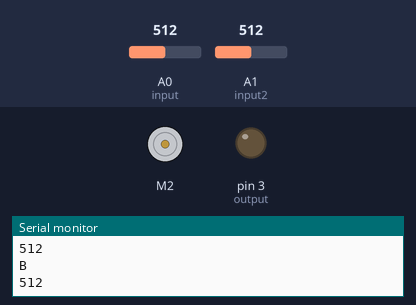
Bench run of a sketch on a simulated Arduino Uno, built with avr-gcc and run on an emulated ATmega328P. Parts: DC motor (green arrow = forward, orange = backward, longer = faster), output pins drawn as LEDs (lit = HIGH), the last lines printed to the serial monitor. The test bench sets the inputs (shaded band); at power-on: A0 (input) = 512, A1 (input2) = 512.

Above: at 1.2 s.
1.3 s: A0 (input) set to 85
2.8 s: A0 (input) set to 72
At 3.8 s:
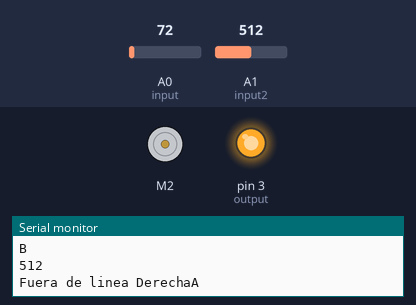
4.3 s: A1 (input2) set to 106
7.3 s: A1 (input2) set to 92
10.3 s: A0 (input) set to 90
At 11.5 s:
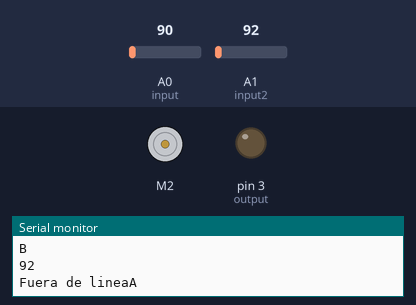
11.8 s: A0 (input) set to 70
At 12.3 s:
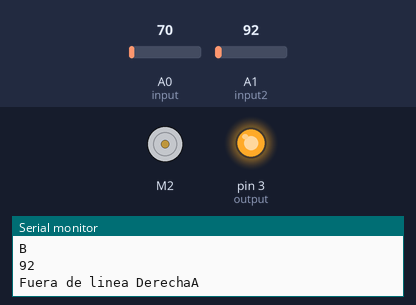
Timing chart, 0 to 14.8 s (numbered marks = the images above; inputs shaded):
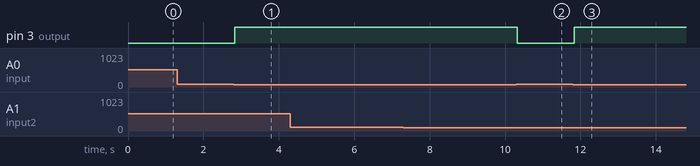

The sketch:

seguidorDeLinea.ino
```cpp
#include <AFMotor.h>

AF_DCMotor motor1(2);

int input = A0;
int input2 = A1;
int output = 3;
int val = 0;
int val2 = 0;
void setup() // Configuracion de los PINES del ARDUINO
{
  Serial.begin(9600);
  pinMode(input, INPUT);
  pinMode(input2, INPUT);
  pinMode(output, OUTPUT);
  motor1.setSpeed(250);
}

void loop() // Ciclo de comportmaiento del Programa
{
  val = analogRead(input);
  val2 = analogRead(input2);
  Serial.println("A");
  Serial.println(val);
  Serial.println("B");
  Serial.println(val2);
  if(val > 80 && val2 >80)
  {
    digitalWrite(output, LOW);
    Serial.print("Fuera de linea");
  }else if(val>80 && val2<80){
    digitalWrite(output, HIGH);
    Serial.print("Fuera de linea Izquierda");
  }else if(val<80 && val2>80){
    digitalWrite(output, HIGH);
    Serial.print("Fuera de linea Derecha");
  }else if(val<80 && val2<80){
    digitalWrite(output, HIGH);
    Serial.print("En linea Negra");
  }
  uint8_t i;
}

void Izquierda(){
    Serial.print("Izquierda");
    motor1.run(FORWARD);
}
```

Measured:
- the behaviour switches between 80 and 79 on A0 (input) (found by bisection; images 0 and 1)
- after the input at 2.8 s, pin 3 (output): LOW → HIGH at once
- after the input at 10.3 s, pin 3 (output): HIGH → LOW at once
- after the input at 11.8 s, pin 3 (output): LOW → HIGH at once
